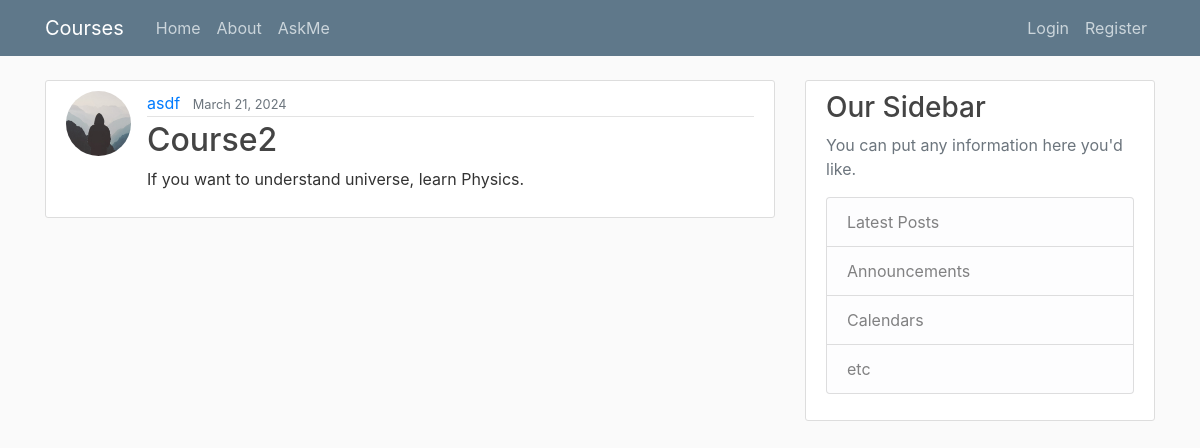
/courses/2/, run on the app's committed database.
### courses/models.py (models this page shows, shortened)
class Course(models.Model):
    title = models.CharField(max_length=100)
    content = models.TextField()
    is_applied = models.BooleanField(default=False)
    date = models.DateTimeField(default=timezone.now)
    author = models.ForeignKey(User, on_delete=models.CASCADE)

### users/models.py (models this page shows, shortened)
class Profile(models.Model):
    user = models.OneToOneField(User, on_delete=models.CASCADE)
    image = models.ImageField(default='default.jpg', upload_to='profile_pics')

### courses/views.py (the view)
# urls.py: path('courses/<int:pk>/', CoursesDetailView.as_view(), name='courses-detail'),
class CoursesDetailView(DetailView):
    model = Course

### courses/templates/courses/course_detail.html (shortened to what this page needs)
{% extends "courses/base.html" %}
{% block content %}
  <article class="media content-section">
    <img class="rounded-circle article-img" src="{{ object.author.profile.image.url }}">
    <div class="media-body">
      <div class="article-metadata">
        <a class="mr-2" href="#">{{ object.author }}</a>
        <small class="text-muted">{{ object.date|date:"F d, Y" }}</small>
      </div>
      <h2 class="article-title">{{ object.title }}</h2>
      <p class="article-content">{{ object.content }}</p>
    </div>
  </article>
{% endblock content %}

### courses/static/courses/main.css (style rules this page uses)
body { background: #fafafa; color: #333333; margin-top: 5rem; }
h1, h2, h3, h4, h5, h6 { color: #444444; }
.content-section { background: #ffffff; padding: 10px 20px; border: 1px solid #dddddd; border-radius: 3px; margin-bottom: 20px; }
.article-title { color: #444444; }
.article-content { white-space: pre-line; }
.article-img { height: 65px; width: 65px; margin-right: 16px; }
.article-metadata { padding-bottom: 1px; margin-bottom: 4px; border-bottom: 1px solid #e3e3e3 }

### data on the page
Course: author.profile.image (placeholder picture), author "asdf", date "March 21, 2024", title "Course2", content "If you want to understand universe, learn Physics."
